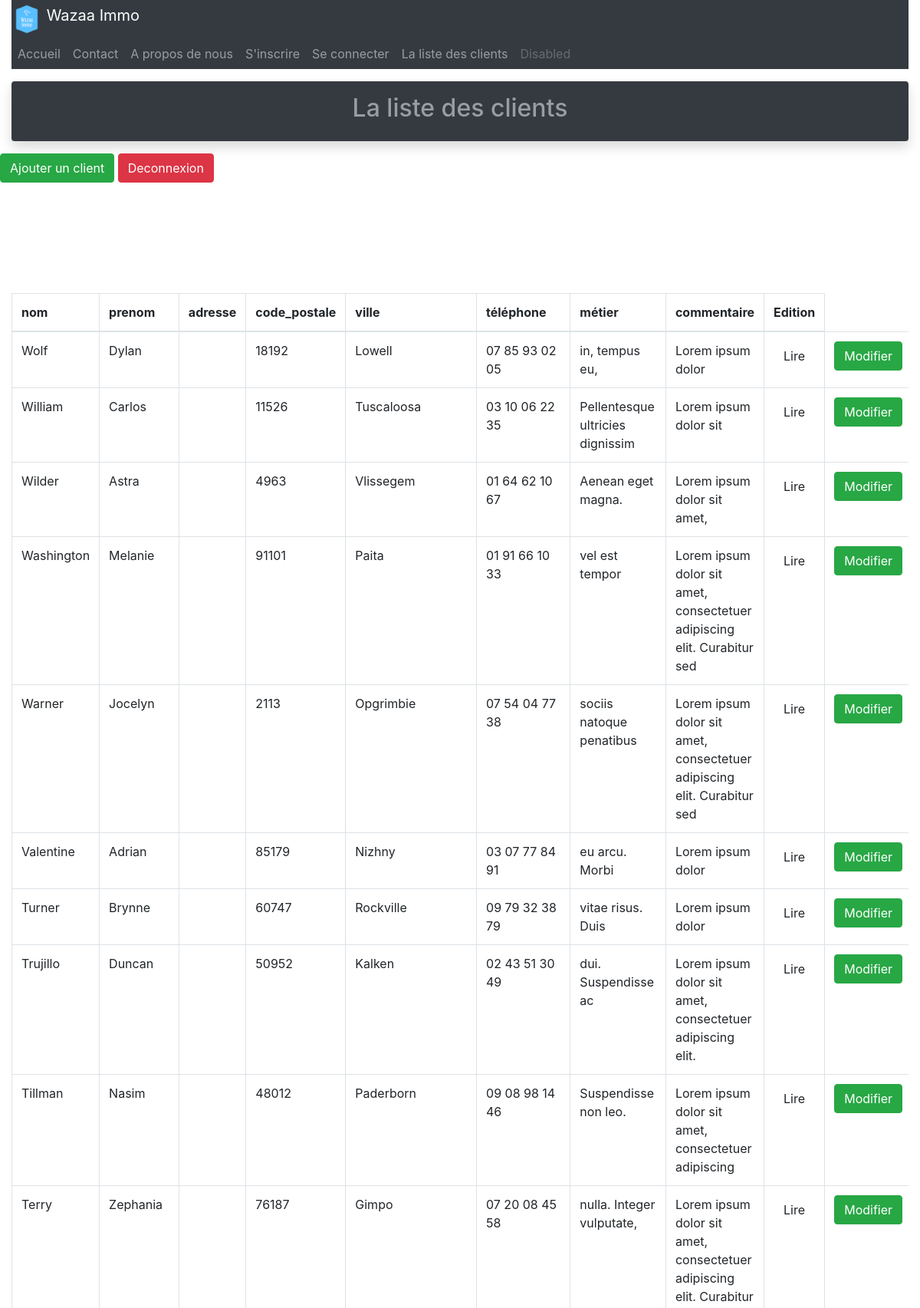
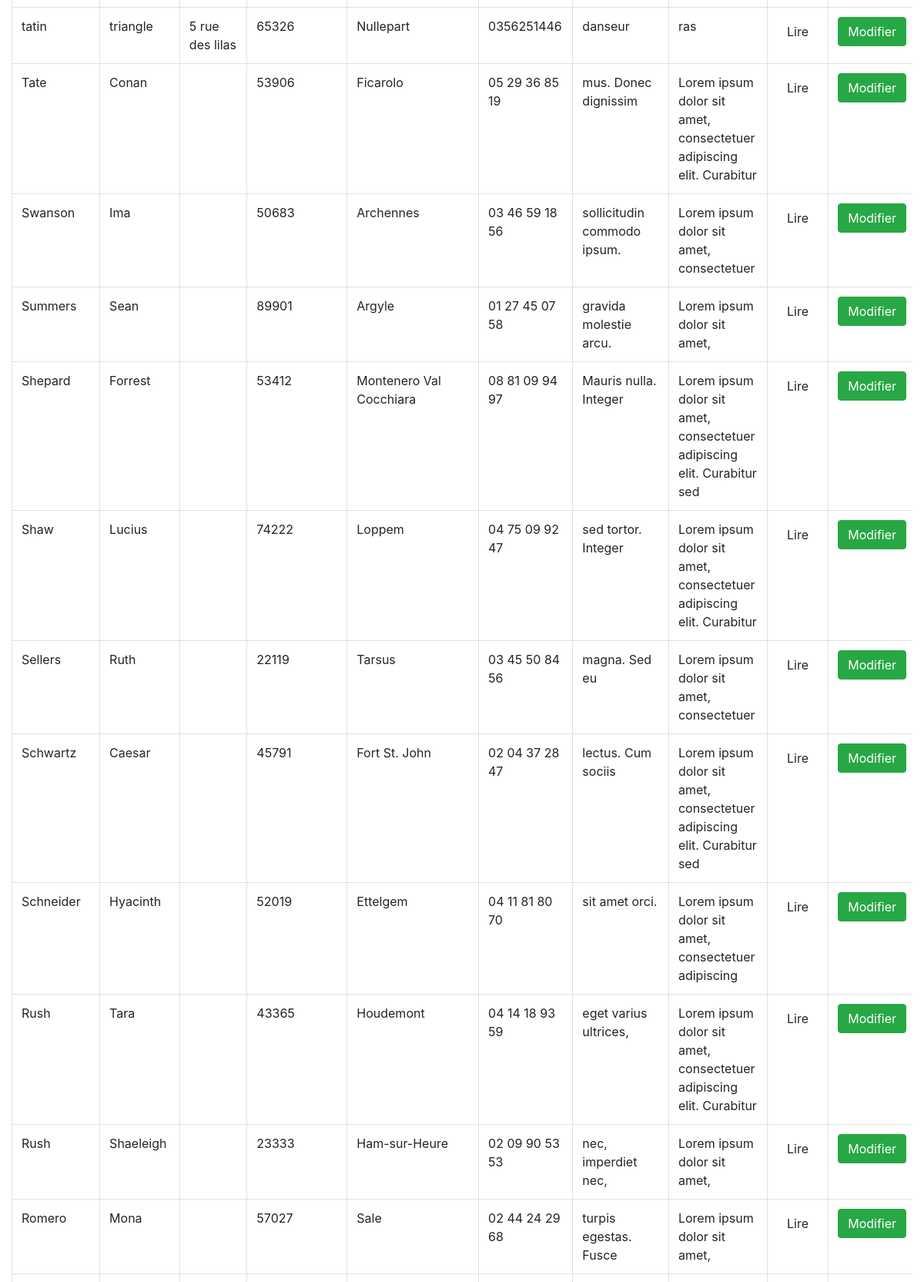
/clients.php (upper part), run on the app's committed database (2 pictures, top to bottom).
### tables this page shows
CREATE TABLE IF NOT EXISTS `clients` (
  `id` int NOT NULL AUTO_INCREMENT,
  `nom` varchar(255) NOT NULL,
  `prenom` varchar(255) NOT NULL,
  `adresse` varchar(255) NOT NULL,
  `code_postale` int NOT NULL,
  `ville` varchar(255) NOT NULL,
  `email` varchar(255) NOT NULL,
  `telephone` varchar(255) NOT NULL,
  `metier` varchar(255) NOT NULL,
  `commentaire` varchar(255) NOT NULL,
  PRIMARY KEY (`id`)
);

### clients.php (the view, shortened to what this page needs)
<?php
include ("entete.php");
$db = connexionBase();
?>
<div class="row shadow mt-3 mb-3 mx-0 p-3 rounded bg-dark">
  <div class="col-md-2 text white-50 text-right"></div>
    <div class="col-md-8 h2 text-white-50 text-center">La liste des clients</div>
        <div class="col-2 text-center"></div>
</div>
<div class="row">
  <p>
    <a href="clientsAjout.php" class="btn btn-success">Ajouter un client</a>
    <a href="" class="btn btn-danger">Deconnexion</a>
  </p>
</div>
<br />
<div class="table-responsive">
<br />
<table class="table table-hover table-bordered">
<br />
<thead>
<th>nom</th>
<p>
<th>prenom</th>
<p>
<th>adresse</th>
<p>
<th>code_postale</th>
<p>
<th>ville</th>
<p>
<th>téléphone</th>
<p>
<th>métier</th>
<p>
<th>commentaire</th>
<p>
<th>Edition</th>
</thead>
<p>
<br />
<tbody>
<?php
$requete = 'SELECT *
        FROM clients
        ORDER BY nom
        DESC';
$result = $db -> query($requete);
while($row = $result->fetch(PDO::FETCH_OBJ))
{
  echo '<tr>';
  echo '<td>'.$row->nom.'</td>';
  echo'<td>'.$row->prenom.'</td>';
  echo'<td>'.$row->adresse.'</td>';
  echo'<td>'.$row->code_postale.'</td>';
  echo'<td>'.$row->ville.'</td>';
  echo'<td>'.$row->telephone.'</td>';
  echo'<td>'.$row->metier.'</td>';
  echo'<td>'.$row->commentaire.'</td>';
  echo '<p>';
  echo'<td>'.'<a class = "btn" href= "clientsLire.php?id='.$row->id.'" >Lire</a>'.'</td>';
  echo'<td>'.'<a class = "btn btn-success" href ="clientsmodifier.php?id=' . $row->id .'" >Modifier</a>'.'</td>';
  echo '</p>';
  echo '</tr>';
}
?>
</tbody>
</table>
</div>
<?php
include ("pieddepage.php");
?>

### data on the page
clients: nom "Wolf", prenom "Dylan", code_postale "18192", ville "Lowell", telephone "07 85 93 02 05", metier "in, tempus eu,", commentaire "Lorem ipsum dolor"
clients: nom "William", prenom "Carlos", code_postale "11526", ville "Tuscaloosa", telephone "03 10 06 22 35", metier "Pellentesque ultricies dignissim", commentaire "Lorem ipsum dolor sit"
clients: nom "Wilder", prenom "Astra", code_postale "4963", ville "Vlissegem", telephone "01 64 62 10 67", metier "Aenean eget magna.", commentaire "Lorem ipsum dolor sit amet,"
clients: nom "Washington", prenom "Melanie", code_postale "91101", ville "Paita", telephone "01 91 66 10 33", metier "vel est tempor", commentaire "Lorem ipsum dolor sit amet, consectetuer adipiscing elit. Curabitur sed"
clients: nom "Warner", prenom "Jocelyn", code_postale "2113", ville "Opgrimbie", telephone "07 54 04 77 38", metier "sociis natoque penatibus", commentaire "Lorem ipsum dolor sit amet, consectetuer adipiscing elit. Curabitur sed"
clients: nom "Valentine", prenom "Adrian", code_postale "85179", ville "Nizhny", telephone "03 07 77 84 91", metier "eu arcu. Morbi", commentaire "Lorem ipsum dolor"
clients: nom "Turner", prenom "Brynne", code_postale "60747", ville "Rockville", telephone "09 79 32 38 79", metier "vitae risus. Duis", commentaire "Lorem ipsum dolor"
clients: nom "Trujillo", prenom "Duncan", code_postale "50952", ville "Kalken", telephone "02 43 51 30 49", metier "dui. Suspendisse ac", commentaire "Lorem ipsum dolor sit amet, consectetuer adipiscing elit."
clients: nom "Tillman", prenom "Nasim", code_postale "48012", ville "Paderborn", telephone "09 08 98 14 46", metier "Suspendisse non leo.", commentaire "Lorem ipsum dolor sit amet, consectetuer adipiscing"
clients: nom "Terry", prenom "Zephania", code_postale "76187", ville "Gimpo", telephone "07 20 08 45 58", metier "nulla. Integer vulputate,", commentaire "Lorem ipsum dolor sit amet, consectetuer adipiscing elit. Curabitur"
clients: nom "tatin", prenom "triangle", adresse "5 rue des lilas", code_postale "65326", ville "Nullepart", telephone "0356251446", metier "danseur", commentaire "ras"
clients: nom "Tate", prenom "Conan", code_postale "53906", ville "Ficarolo", telephone "05 29 36 85 19", metier "mus. Donec dignissim", commentaire "Lorem ipsum dolor sit amet, consectetuer adipiscing elit. Curabitur"
clients: nom "Swanson", prenom "Ima", code_postale "50683", ville "Archennes", telephone "03 46 59 18 56", metier "sollicitudin commodo ipsum.", commentaire "Lorem ipsum dolor sit amet, consectetuer"
clients: nom "Summers", prenom "Sean", code_postale "89901", ville "Argyle", telephone "01 27 45 07 58", metier "gravida molestie arcu.", commentaire "Lorem ipsum dolor sit amet,"
clients: nom "Shepard", prenom "Forrest", code_postale "53412", ville "Montenero Val Cocchiara", telephone "08 81 09 94 97", metier "Mauris nulla. Integer", commentaire "Lorem ipsum dolor sit amet, consectetuer adipiscing elit. Curabitur sed"
clients: nom "Shaw", prenom "Lucius", code_postale "74222", ville "Loppem", telephone "04 75 09 92 47", metier "sed tortor. Integer", commentaire "Lorem ipsum dolor sit amet, consectetuer adipiscing elit. Curabitur"
clients: nom "Sellers", prenom "Ruth", code_postale "22119", ville "Tarsus", telephone "03 45 50 84 56", metier "magna. Sed eu", commentaire "Lorem ipsum dolor sit amet, consectetuer"
clients: nom "Schwartz", prenom "Caesar", code_postale "45791", ville "Fort St. John", telephone "02 04 37 28 47", metier "lectus. Cum sociis", commentaire "Lorem ipsum dolor sit amet, consectetuer adipiscing elit. Curabitur sed"
clients: nom "Schneider", prenom "Hyacinth", code_postale "52019", ville "Ettelgem", telephone "04 11 81 80 70", metier "sit amet orci.", commentaire "Lorem ipsum dolor sit amet, consectetuer adipiscing"
clients: nom "Rush", prenom "Tara", code_postale "43365", ville "Houdemont", telephone "04 14 18 93 59", metier "eget varius ultrices,", commentaire "Lorem ipsum dolor sit amet, consectetuer adipiscing elit. Curabitur"
clients: nom "Rush", prenom "Shaeleigh", code_postale "23333", ville "Ham-sur-Heure", telephone "02 09 90 53 53", metier "nec, imperdiet nec,", commentaire "Lorem ipsum dolor sit amet,"
clients: nom "Romero", prenom "Mona", code_postale "57027", ville "Sale", telephone "02 44 24 29 68", metier "turpis egestas. Fusce", commentaire "Lorem ipsum dolor sit amet,"
